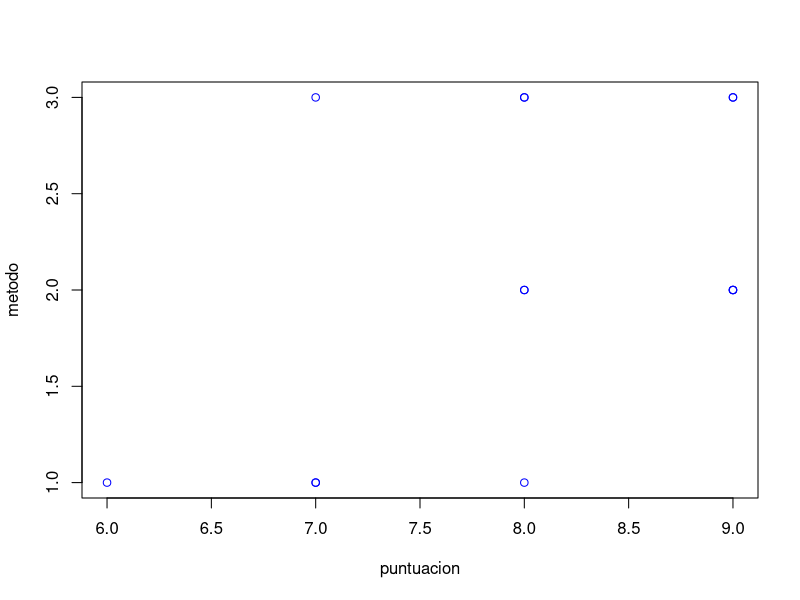
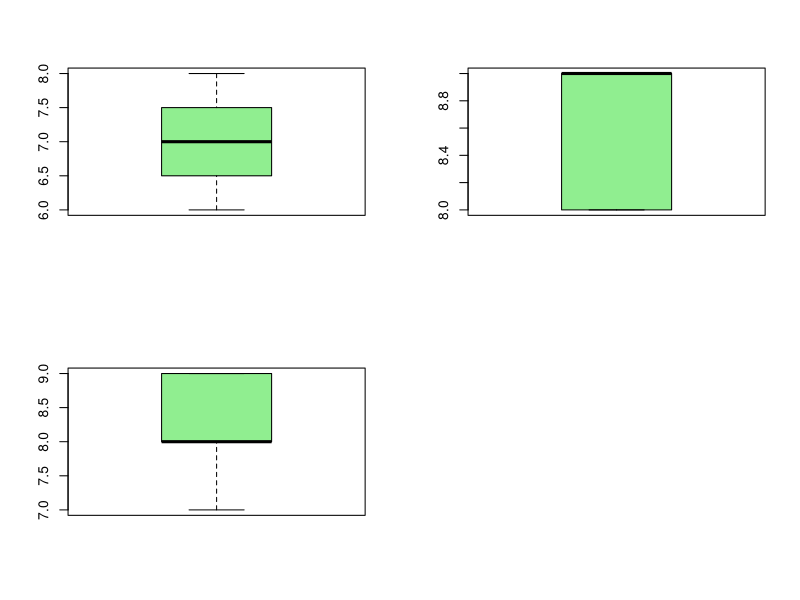
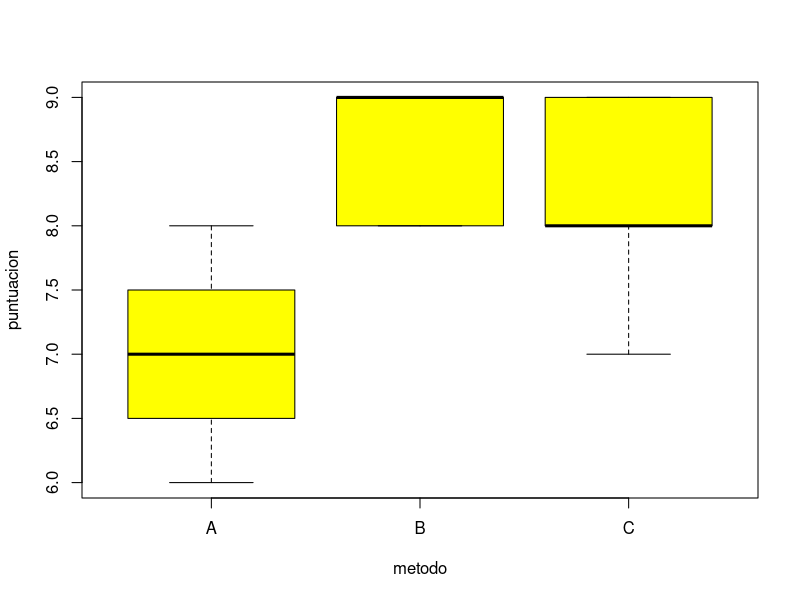

The R source for these figures, in order: (Note: this script raises an error after producing the figures.)
# Cambiar el directorio de trabajo al que contiene los datos
# Se trata de una comparaci?n entre tres poblaciones 
# utilizando los datos del primer ejemplo de las diapositivas

library(openxlsx) 
tricot = read.xlsx("Tricotosas.xlsx",sheet=1,colNames=T)  # Tambien podriamos leer el archivo de texto
tricot
summary(tricot)
tricot$metodo <- as.factor(tricot$metodo)
summary(tricot)

attach(tricot) #Evita tener que usar constantemente objetos como tricot$metodo por ejemplo
split(puntuacion,metodo) #Dibide la variable cuantitativa en funcion del factor
tapply(puntuacion,metodo,summary) #aplica summary para la cuantitativa(puntuacion) segun cada nivel de la categorica (metodo)
tapply(puntuacion,metodo,mean) #por ejemplo podemos aplicar solo la media mean
help(tapply) #Aplica una funciÃ³n a los datos dados, segÃºn variable o nivel (datos,variable,funcion)

plot(puntuacion,metodo,col="blue")  #grafico de puntuacion segun cada metodo
par(mfrow=c(2,2))
tapply(puntuacion,metodo,boxplot,col="lightgreen")	#En graficos separados, graficos de caja y bigote para cada variable
par(mfrow=c(1,1))
boxplot(puntuacion~metodo, col="yellow")  #En el mismo grafico, graficos de caja y bigote
detach(tricot)

# Vamos a comprobar que no haya problemas de heteroscedasticidad mediante el test de Levene.
# Para ello tenemos que cargar la libreria "car", tambien hay funciones en R 
# para los test de Bartlett y Fligner-Killeen.

library(car)
leveneTest(puntuacion~metodo,data=tricot)   #Test de de Levene. Comprobar homocedasticidad. Ho: Igualdad de varianzas
bartlett.test(puntuacion~metodo, data=tricot) #Test de Bartlett. Comprobar homocedasticidad. Ho: Igualdad de varianzas
fligner.test(puntuacion~metodo, data=tricot)  #Test de Fligner-Killeen. Comprobar homocedasticidad. Ho: Igualdad de varianzas

# Veamos la normalidad de la variable "puntuacion", para ello podemos utilizar los test
# de Shapiro-Wilks, Cramer-Von Mises, Kolmogorov-Smirnov y Pearson.

library(nortest)
attach(tricot)
tapply(puntuacion,metodo,shapiro.test)  #Shapiro-Wilks
tapply(puntuacion,metodo,cvm.test)      #Cramer-Von Mises
tapply(puntuacion,metodo,lillie.test)   #Kolmogorov-Smirnov
tapply(puntuacion,metodo,pearson.test)  #Pearson
detach(tricot)

# Siguen mas o menos distribuciones normales con varianza comun para las tres poblaciones si tomamos 
# el nivel de significaciÃ³n del 1% (en los tests anteriores no hemos rechazado la hipÃ³tesis nula).

# La tabla de analisis de la varianza es (Tabla ANOVA)
tricot.aov <- aov(puntuacion~metodo,data=tricot) #La funcion aov genera la lista de datos para la puntuacion segun el metodo
  summary(tricot.aov)
#puntuacion~metodo (Es el modelo)
  
  #Como se saca el p-valor de la F(G-1,n-G) 
pf(5.5, 2, 11, lower.tail = FALSE) #Funcion de probabilidad en una F para el valor F = 5.5, G-1 = 2 y n - G = 11

#valor crÃtico de F. #Valor que deja por encima 0,05 de probabilidad:
qf(0.05, 2, 11, lower.tail = FALSE) 

#Otra forma mediante modelos lineales
tricot.lm <- lm(puntuacion~metodo,data=tricot)
anova(tricot.lm)

# Como el p-valor es pequeño (0.0221<0.05) se concluye que hay diferencias significativas entre los metodos.

# Las estimaciones de los parametros se obtiene con
model.tables(tricot.aov) #Respecto a la media global cual es la diferencia, por ejemplo A esta una unidad por debajo
model.tables(tricot.aov, type="mean") #nos da las medias por grupos y la gran media

mean(puntuacion) #Media global, media de todos los valores con independencia del nivel

# El error cuadratico medio o estimacion insesgada de la varianza del modelo es
ECM <- deviance(tricot.aov)/tricot.aov$df.residual
ECM
# Esta estimacion tambien se obtiene del modelo lineal
summary(tricot.lm)$sigma^2

# Por Ãºltimo hacemos un anÃ¡lisis "ex-post" para ver las diferencias dos a dos mediante Tukey.
TukeyHSD(tricot.aov) #Comparaciones dos a dos entre variables #Ho igualdad de medias. p - valor = p adj

###  ANOVA DE VARIOS FACTORES

# Vamos a realizar un ANOVA de dos factores, para ello importamos los datos en formato # Excel y comprobamos
# que los datos estan como los queremos (factores y variable dependiente)

library(openxlsx)
Juarte = read.xlsx("Electrodomesticos.xlsx",sheet=1, colNames=T)
summary(Juarte)
is.factor(Juarte$cateprod)
Juarte$cateprod <- as.factor(Juarte$cateprod)
levels(Juarte$cateprod)
is.factor(Juarte$establec)
Juarte$establec <- as.factor(Juarte$establec)
levels(Juarte$establec)
str(Juarte)

# Vamos a ver unos graficos que nos dan evidencias sobre si existen diferencias e interaccion.

attach(Juarte) 
par(mfrow=c(2,2)) #Partimos la pantalla de gráficos en dos filas y dos columnas.
boxplot(ventas~cateprod)
boxplot(ventas~establec)
interaction.plot(cateprod,establec,ventas)
interaction.plot(establec,cateprod,ventas)
detach(Juarte)

par(mfrow=c(1,1)) #Un solo hueco en la pantalla grafica
boxplot(ventas~cateprod) 
# Comprobemos el supuesto de igualdad de varianza en cada factor. Homocedasticidad. 
# (no es necesario aplicar todos)
leveneTest(ventas~cateprod, data=Juarte)   #Test de de Levene
leveneTest(ventas~establec, data=Juarte)
bartlett.test(ventas~cateprod, data=Juarte) #Test de Bartlett
bartlett.test(ventas~establec, data=Juarte)
fligner.test(ventas~cateprod, data=Juarte)  #Test de Fligner-Killeen
fligner.test(ventas~establec, data=Juarte)

# Y ahora la normalidad (no es necesario aplicar todos)
attach(Juarte)
tapply(ventas,cateprod,shapiro.test)  #Shapiro-Wilks
tapply(ventas,establec,shapiro.test)
tapply(ventas,cateprod,cvm.test)      #Cramer-Von Mises
tapply(ventas,establec,cvm.test)
tapply(ventas,cateprod,lillie.test)   #Kolmogorov-Smirnov
tapply(ventas,establec,lillie.test)
tapply(ventas,cateprod,pearson.test)  #Pearson
tapply(ventas,establec,pearson.test)
detach(Juarte)
#Podemos separar la tabla de datos por categoría de un factor, por ejemplo segun categoria de producto
partes <- data.frame(split(Juarte,cateprod)) #Dividimos juarte según categoría de producto
View(partes)
#Así podemos visualizar la normalidad
hist(partes$Económica.ventas,main="Histograma ventas clase económica",xlab="Ventas económicas") 

# La tabla ANOVA para un diseño de dos factores con interaccion es:
Juarte.aov <- aov(ventas~cateprod*establec, data=Juarte) #(*) considera interaccion
summary(Juarte.aov) #Ho: Coeficiente = 0. Como si fuera regresion lineal
#la interración entre factores no es significativa

# Como la interaccion no es significativa, cosa que sospechbamos a partir de los graficos de perfil, 
# dejamos solo los efectos principales:
Juarte.aov <- aov(ventas~cateprod+establec, data=Juarte) #(+) No considera la interaccion
summary(Juarte.aov)

# La estimacion del tamaño de los efectos es:
eta2.cateprod<- summary(Juarte.aov)[[1]][1,2]/(summary(Juarte.aov)[[1]][1,2] + summary(Juarte.aov)[[1]][3,2]) #4734/(4734+1456) se calcula con esos elementos
eta2.establec<- summary(Juarte.aov)[[1]][2,2]/(summary(Juarte.aov)[[1]][2,2]+ summary(Juarte.aov)[[1]][3,2])
eta2.cateprod
eta2.establec
summary(Juarte.aov)[[1]][1,2]
#[[1]][1,2] indica del primer componente de la lista [[1]] cogemos de la primera fila la segunda columna, o sea 4734
#Mide el efecto de cada factor, la categoria del producto afecta mas, ya se veia en su diferencia de medias grafica

# Las estimaciones de los parametros se obtiene con:
model.tables(Juarte.aov) #Diferencia respecto a la gran media, la categoría normal esta 10,79 por encima de la gran media
model.tables(Juarte.aov, type="mean") #medias del subgrupo dentro del grupo y la gran media

# El error cuadratico medio o estimacioon insesgada de la varianza del modelo es
ECM <- deviance(Juarte.aov)/Juarte.aov$df.residual
ECM

# Por ultimo hacemnos un analisis ex-post para ver las diferencias dos a dos mediante Tukey, para cada
# uno de los factores significativos.
#Ho: Igualdad de medias, su p-valor es p-adj
TukeyHSD(Juarte.aov)  # Guardar el Espacio de Trabajo con el nombre "Practica 2-2.RData", por ejemplo.
#Nos da los extremos de los intervalos de confianza. 
#Si el intervalo no contiene al 0 las medias no pueden ser iguales 
#En comparaciones por categoria de producto, ninguna media es igual.

# Ejercicio propuesto: Realizar una Analisis de la Varianza con los datos "Paro_CCAA.xlsx".
